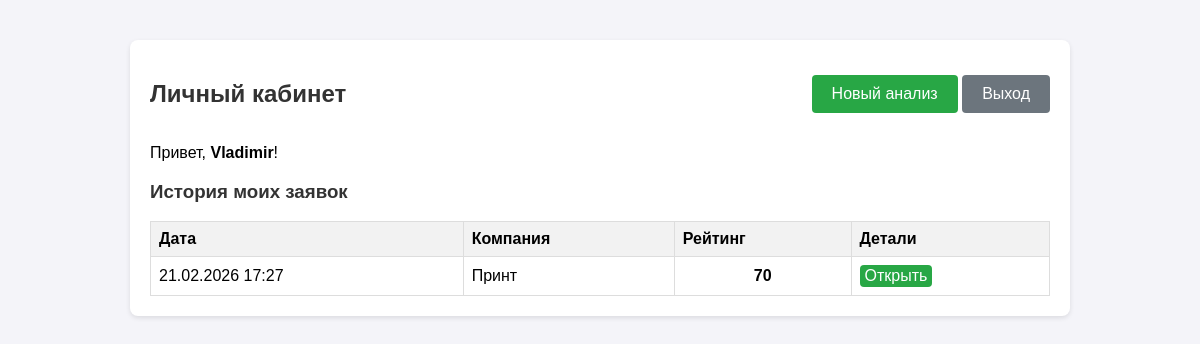
Screenshot of /profile (signed in) with the database file from the repository.
### app/models/models.py (models this page shows)
class User(Base):
    __tablename__ = "users"
    id = Column(Integer, primary_key=True, index=True)
    username = Column(String, unique=True, index=True)
    hashed_password = Column(String) # В реальном проекте храним хэш!
    role = Column(String, default="user") # admin, operator, user
    applications = relationship("CreditApplication", back_populates="user", cascade="all, delete-orphan")

class CreditApplication(Base):
    __tablename__ = "applications"
    id = Column(Integer, primary_key=True, index=True)
    company_name = Column(String)
    industry = Column(String)
    financial_data = Column(JSON) # Храним JSON с коэффицентами
    business_description = Column(String)
    user_id = Column(Integer, ForeignKey("users.id"))
    rating = Column(Integer, default=0)
    status = Column(String, default="Обработан") # или "Отклонен"
    created_at = Column(DateTime, default=datetime.datetime.now)
    user_id = Column(Integer, ForeignKey("users.id", ondelete="CASCADE"))
    user = relationship("User", back_populates="applications")
    risks = relationship("FoundRisk", back_populates="application", cascade="all, delete-orphan")

### app/api/views.py (the view)
@router.get("/profile", response_class=HTMLResponse)
async def profile(request: Request, user = Depends(require_user), db: Session = Depends(get_db)):
    history = db.query(CreditApplication).filter(CreditApplication.user_id == user.id).order_by(CreditApplication.id.desc()).all()
    return templates.TemplateResponse("main/profile.html", {"request": request, "user": user, "history": history})

### app/templates/main/profile.html (shortened to what this page needs)
{% extends "base.html" %}
{% block content %}
<div style="display: flex; justify-content: space-between; align-items: center;">
    <h2>Личный кабинет</h2>
    <div>
        <a href="/"><button style="background-color: #28a745;">Новый анализ</button></a>
        <a href="/logout"><button style="background-color: #6c757d;">Выход</button></a>
    </div>
</div>
<p>Привет, <strong>{{ user.username }}</strong>!</p>
<h3>История моих заявок</h3>
{% if history %}
<table border="1" cellpadding="8" style="width: 100%; border-collapse: collapse; margin-top: 10px;">
    <tr style="background: #eee;">
        <th>Дата</th>
        <th>Компания</th>
        <th>Рейтинг</th>
        <th>Детали</th>
    </tr>
    {% for app in history %}
    <tr>
        <td>{{ app.created_at.strftime('%d.%m.%Y %H:%M') if app.created_at else app.id }}</td>
        <td>{{ app.company_name }}</td>
        <td style="text-align: center;"><b>{{ app.rating }}</b></td>
        <td><a href="/history/{{ app.id }}"><button style="padding: 2px 5px;">Открыть</button></a></td>
    </tr>
    {% endfor %}
</table>
{% else %}
<p>Вы еще не подавали заявок.</p>
{% endif %}
{% endblock %}

### app/templates/base.html (style rules this page uses)
body { font-family: Arial, sans-serif; margin: 40px; background-color: #f4f4f9; }
h1, h2, h3 { color: #333; }
button { background-color: #28a745; color: white; padding: 10px 20px; border: none; border-radius: 4px; cursor: pointer; font-size: 16px; }
a { text-decoration: none; color: #007bff; }
table { width: 100%; border-collapse: collapse; margin-top: 10px; }
th, td { border: 1px solid #ddd; padding: 8px; text-align: left; }
th { background-color: #f2f2f2; }

### rows the page displays
User: username "Vladimir"
CreditApplication: created_at "21.02.2026 17:27", company_name "Принт", rating "70"
